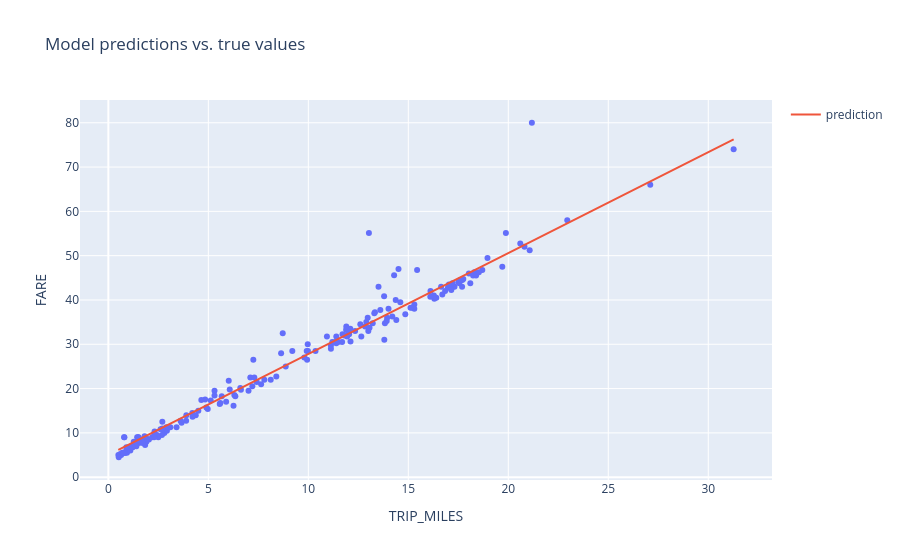

The cell this chart's notebook holds for it:
### Markdown cell above
## 尝试不同的超参数

在机器学习中，通常需要运行多个实验来找到训练模型的最佳超参数组合。在这一步中，请逐一改变超参数，尝试下面这组实验：

* *实验 1：* 将学习率**增大**到 **``1.0``**（批量大小保持 ``50``）。
* *实验 2：* 将学习率**减小**到 **``0.0001``**（批量大小保持 ``50``）。
* *实验 3：* 将批量大小**增大**到 **``500``**（学习率保持 ``0.001``）。

**操作说明**
1. 根据实验要求，更新 **Experiment 2** 代码单元中的超参数值。
2. 运行 **Experiment 2** 代码单元。
3. 训练完成后，检查输出，并记录你在损失曲线或模型输出中看到的差异。
4. 对每个超参数实验重复步骤 1 - 3。
5. 通过回答以下问题来**检查你的理解**：
  * 提高学习率会如何影响你训练模型的能力？
  * 降低学习率会如何影响你训练模型的能力？
  * 改变批量大小是否会影响训练结果？

### Code cell
#@title 代码 - 实验 2

# 以下变量是超参数。
# TODO - 调整这些超参数，观察它们如何影响一次训练运行。
# settings_2 = ml_edu.experiment.ExperimentSettings(
#     learning_rate = 0.001,
#     number_epochs = 20,
#     batch_size = 50,
#     input_features = ['TRIP_MILES']
# )
settings_2 = ml_edu.experiment.ExperimentSettings(
    learning_rate = 0.0001,
    number_epochs = 10000,
    batch_size = 500,
    input_features = ['TRIP_MILES']
)

metrics = [keras.metrics.RootMeanSquaredError(name='rmse')]

model_2 = create_model(settings_2, metrics)

experiment_2 = train_model('one_feature_hyper', model_2, training_df, 'FARE', settings_2)

ml_edu.results.plot_experiment_metrics(experiment_2, ['rmse'])
ml_edu.results.plot_model_predictions(experiment_2, training_df, 'FARE')

### Figure 1 — Plotly figure (JSON) as saved in the notebook; plotly's stock layout.template omitted (floating-point values rounded to 4 significant figures; data arrays with more than 128 entries replaced by an {"elided": "..."} marker saying what was removed)
{"data": [{"hovertemplate": "TRIP_MILES=%{x}<br>FARE=%{y}<extra></extra>", "legendgroup": "", "marker": {"color": "#636efa", "symbol": "circle"}, "mode": "markers", "name": "", "orientation": "v", "showlegend": false, "type": "scatter", "x": {"elided": "200 float values"}, "xaxis": "x", "y": {"elided": "200 float values"}, "yaxis": "y"}, {"mode": "lines", "name": "prediction", "type": "scatter", "x": {"elided": "200 float values"}, "y": {"elided": "200 float values"}}], "layout": {"legend": {"tracegroupgap": 0}, "title": {"text": "Model predictions vs. true values"}, "xaxis": {"anchor": "y", "domain": [0, 1], "title": {"text": "TRIP_MILES"}}, "yaxis": {"anchor": "x", "domain": [0, 1], "title": {"text": "FARE"}}}}
